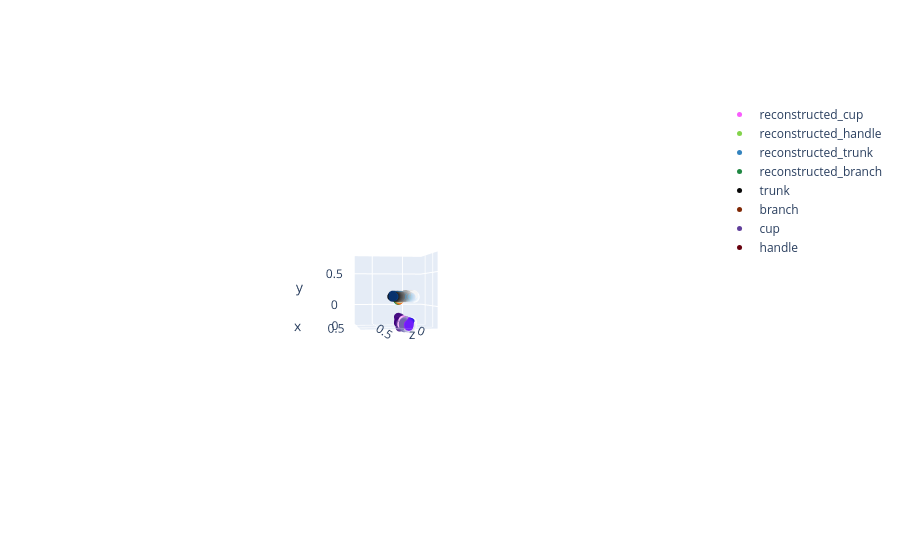

Source (notebook cell):
### Code cell
all_reconstructions = child_reconstructions | parent_reconstructions    
viz_utils.show_pcds_plotly({f'reconstructed_{part}': all_reconstructions[part] for part in all_reconstructions.keys()} | 
                           {key: masked_pcls[key] for key in masked_pcls.keys() if len(masked_pcls[key]) > 0})

### Figure 1 — Plotly figure (JSON) as saved in the notebook; plotly's stock layout.template omitted (floating-point values rounded to 4 significant figures; data arrays with more than 128 entries replaced by an {"elided": "..."} marker saying what was removed)
{"data": [{"marker": {"color": {"elided": "6691 float values"}, "colorscale": [[0, "#0508b8"], [0.08333, "#1910d8"], [0.1667, "#3c19f0"], [0.25, "#6b1cfb"], [0.3333, "#981cfd"], [0.4167, "#bf1cfd"], [0.5, "#dd2bfd"], [0.5833, "#f246fe"], [0.6667, "#fc67fd"], [0.75, "#fe88fc"], [0.8333, "#fea5fd"], [0.9167, "#febefe"], [1, "#fec3fe"]], "size": 5}, "mode": "markers", "name": "reconstructed_cup", "type": "scatter3d", "x": {"elided": "6691 float values"}, "y": {"elided": "6691 float values"}, "z": {"elided": "6691 float values"}}, {"marker": {"color": {"elided": "6117 float values"}, "colorscale": [[0, "#440154"], [0.1111, "#482878"], [0.2222, "#3e4989"], [0.3333, "#31688e"], [0.4444, "#26828e"], [0.5556, "#1f9e89"], [0.6667, "#35b779"], [0.7778, "#6ece58"], [0.8889, "#b5de2b"], [1, "#fde725"]], "size": 5}, "mode": "markers", "name": "reconstructed_handle", "type": "scatter3d", "x": {"elided": "6117 float values"}, "y": {"elided": "6117 float values"}, "z": {"elided": "6117 float values"}}, {"marker": {"color": {"elided": "10227 float values"}, "colorscale": [[0, "rgb(247,251,255)"], [0.125, "rgb(222,235,247)"], [0.25, "rgb(198,219,239)"], [0.375, "rgb(158,202,225)"], [0.5, "rgb(107,174,214)"], [0.625, "rgb(66,146,198)"], [0.75, "rgb(33,113,181)"], [0.875, "rgb(8,81,156)"], [1, "rgb(8,48,107)"]], "size": 5}, "mode": "markers", "name": "reconstructed_trunk", "type": "scatter3d", "x": {"elided": "10227 float values"}, "y": {"elided": "10227 float values"}, "z": {"elided": "10227 float values"}}, {"marker": {"color": {"elided": "10161 float values"}, "colorscale": [[0, "rgb(247,252,245)"], [0.125, "rgb(229,245,224)"], [0.25, "rgb(199,233,192)"], [0.375, "rgb(161,217,155)"], [0.5, "rgb(116,196,118)"], [0.625, "rgb(65,171,93)"], [0.75, "rgb(35,139,69)"], [0.875, "rgb(0,109,44)"], [1, "rgb(0,68,27)"]], "size": 5}, "mode": "markers", "name": "reconstructed_branch", "type": "scatter3d", "x": {"elided": "10161 float values"}, "y": {"elided": "10161 float values"}, "z": {"elided": "10161 float values"}}, {"marker": {"color": {"elided": "7473 float values"}, "colorscale": [[0, "rgb(255,255,255)"], [0.125, "rgb(240,240,240)"], [0.25, "rgb(217,217,217)"], [0.375, "rgb(189,189,189)"], [0.5, "rgb(150,150,150)"], [0.625, "rgb(115,115,115)"], [0.75, "rgb(82,82,82)"], [0.875, "rgb(37,37,37)"], [1, "rgb(0,0,0)"]], "size": 5}, "mode": "markers", "name": "trunk", "type": "scatter3d", "x": {"elided": "7473 float values"}, "y": {"elided": "7473 float values"}, "z": {"elided": "7473 float values"}}, {"marker": {"color": {"elided": "987 float values"}, "colorscale": [[0, "rgb(255,245,235)"], [0.125, "rgb(254,230,206)"], [0.25, "rgb(253,208,162)"], [0.375, "rgb(253,174,107)"], [0.5, "rgb(253,141,60)"], [0.625, "rgb(241,105,19)"], [0.75, "rgb(217,72,1)"], [0.875, "rgb(166,54,3)"], [1, "rgb(127,39,4)"]], "size": 5}, "mode": "markers", "name": "branch", "type": "scatter3d", "x": {"elided": "987 float values"}, "y": {"elided": "987 float values"}, "z": {"elided": "987 float values"}}, {"marker": {"color": {"elided": "8363 float values"}, "colorscale": [[0, "rgb(252,251,253)"], [0.125, "rgb(239,237,245)"], [0.25, "rgb(218,218,235)"], [0.375, "rgb(188,189,220)"], [0.5, "rgb(158,154,200)"], [0.625, "rgb(128,125,186)"], [0.75, "rgb(106,81,163)"], [0.875, "rgb(84,39,143)"], [1, "rgb(63,0,125)"]], "size": 5}, "mode": "markers", "name": "cup", "type": "scatter3d", "x": {"elided": "8363 float values"}, "y": {"elided": "8363 float values"}, "z": {"elided": "8363 float values"}}, {"marker": {"color": {"elided": "520 float values"}, "colorscale": [[0, "rgb(255,245,240)"], [0.125, "rgb(254,224,210)"], [0.25, "rgb(252,187,161)"], [0.375, "rgb(252,146,114)"], [0.5, "rgb(251,106,74)"], [0.625, "rgb(239,59,44)"], [0.75, "rgb(203,24,29)"], [0.875, "rgb(165,15,21)"], [1, "rgb(103,0,13)"]], "size": 5}, "mode": "markers", "name": "handle", "type": "scatter3d", "x": {"elided": "520 float values"}, "y": {"elided": "520 float values"}, "z": {"elided": "520 float values"}}], "layout": {"scene": {"aspectratio": {"x": 1, "y": 1, "z": 1}, "camera": {"eye": {"x": 6.28, "y": 0, "z": 1}, "up": {"x": 0, "y": 1, "z": 0}}, "xaxis": {"range": [-0.3142, 0.7859], "visible": true}, "yaxis": {"range": [-0.3142, 0.7859], "visible": true}, "zaxis": {"range": [-0.3142, 0.7859], "visible": true}}, "showlegend": true}}
